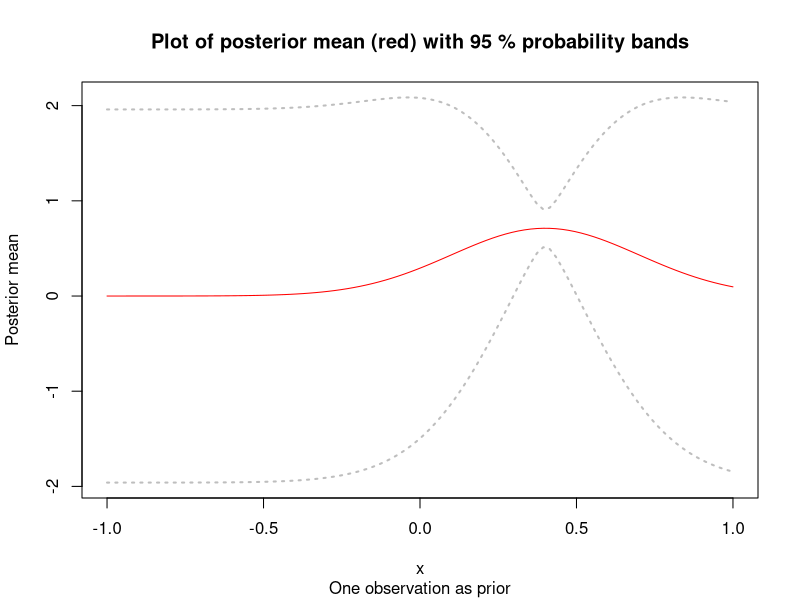
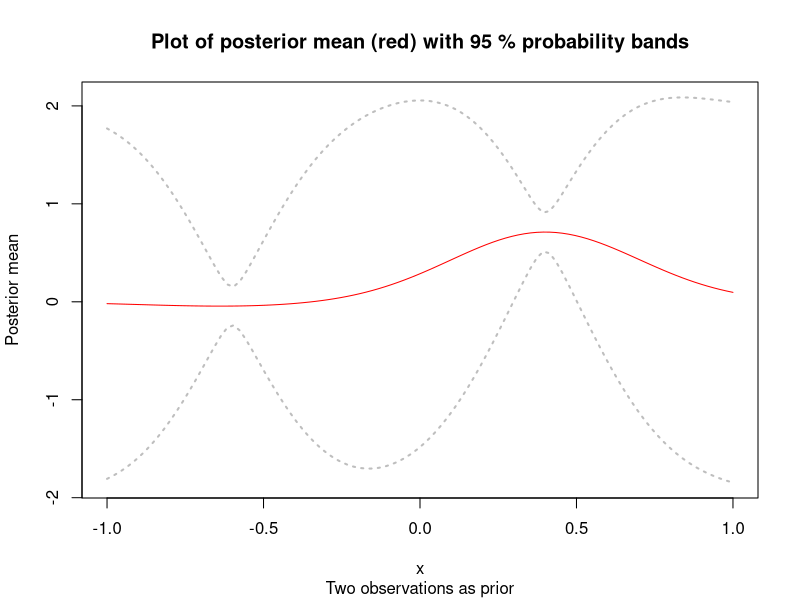
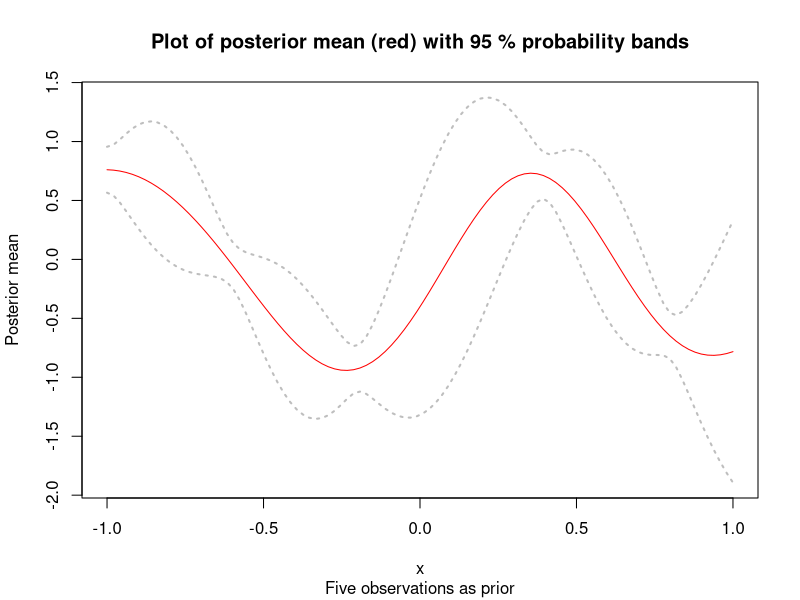
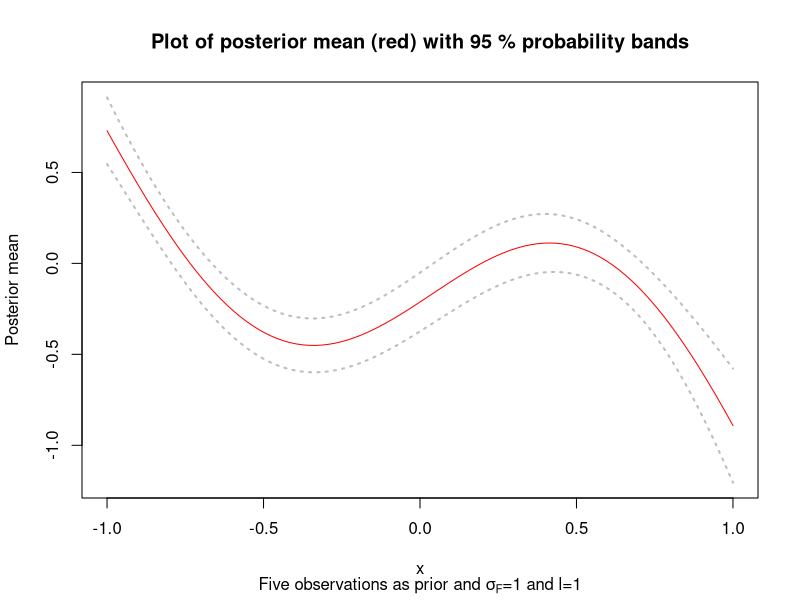

These charts were generated, in order, by the following R code:
library(mvtnorm)

# Covariance function
SquaredExpKernel <- function(x1,x2,sigmaF=1,l=3){
  n1 <- length(x1)
  n2 <- length(x2)
  K <- matrix(NA,n1,n2)
  for (i in 1:n2){
    K[,i] <- sigmaF^2*exp(-0.5*( (x1-x2[i])/l)^2 )
  }
  return(K)
}

posteriorGP = function(X, y, XStar, sigmaNoise, k, ...) {
  n=length(X)
  K=k(X, X, ...)
  kStar=k(X,XStar, ...)
  L = t(chol(K + sigmaNoise^2*diag(n)))
  alpha=solve(t(L),solve(L, y))
  predMean=t(kStar)%*%alpha
  v=solve(L, kStar)
  predVar=k(XStar, XStar, ...)-t(v)%*%v
  return(list(mean=predMean, var=predVar))
}

# 2. Plot one draw from posterior

xTest = seq(-1, 1, length=100)

# Plotting one draw
obs=data.frame(x=0.4, y=0.719)
sigmaF <- 1
sigmaN=0.1
l <- 0.3
posteriorSim=posteriorGP(obs$x, obs$y, xTest, sigmaN, SquaredExpKernel, sigmaF, l)
plot(xTest, posteriorSim$mean, type="l", 
     ylim=c(min(posteriorSim$mean - 1.96*sqrt(diag(posteriorSim$var))), max(posteriorSim$mean + 1.96*sqrt(diag(posteriorSim$var)))),
     col="red", main="Plot of posterior mean (red) with 95 % probability bands", xlab="x", ylab="Posterior mean",
     sub="One observation as prior")
lines(xTest, posteriorSim$mean - 1.96*sqrt(diag(posteriorSim$var)), col = "gray", lwd = 2, lty=21)
lines(xTest, posteriorSim$mean + 1.96*sqrt(diag(posteriorSim$var)), col = "gray", lwd = 2, lty=21)

## 3. Now update posterior with two observations

x=c(0.4, -0.6)
y=c(0.719, -0.044)
obs2=data.frame(x=x, y=y)
posteriorSim2=posteriorGP(obs2$x, obs2$y, xTest, sigmaN, SquaredExpKernel, sigmaF, l)
plot(xTest, posteriorSim2$mean, type="l", 
     ylim=c(min(posteriorSim2$mean-1.96*sqrt(diag(posteriorSim2$var))), max(posteriorSim2$mean+1.96*sqrt(diag(posteriorSim2$var)))),
     col="red", main="Plot of posterior mean (red) with 95 % probability bands", xlab="x", ylab="Posterior mean",
     sub="Two observations as prior")
lines(xTest, posteriorSim2$mean - 1.96*sqrt(diag(posteriorSim2$var)), col = "gray", lwd = 2, lty=21)
lines(xTest, posteriorSim2$mean + 1.96*sqrt(diag(posteriorSim2$var)), col = "gray", lwd = 2, lty=21)

## 4. Now use 5 observations and plot the posterior

x=c(-1, -0.6, -0.2, 0.4, 0.8)
y=c(0.768, -0.044, -0.940, 0.719, -0.664)
obs2=data.frame(x=x, y=y)
posteriorSim2=posteriorGP(obs2$x, obs2$y, xTest, sigmaN, SquaredExpKernel, sigmaF, l)
plot(xTest, posteriorSim2$mean, type="l", 
     ylim=c(min(posteriorSim2$mean-1.96*sqrt(diag(posteriorSim2$var))), max(posteriorSim2$mean+1.96*sqrt(diag(posteriorSim2$var)))),
     col="red", main="Plot of posterior mean (red) with 95 % probability bands", xlab="x", ylab="Posterior mean",
     sub="Five observations as prior")
lines(xTest, posteriorSim2$mean - 1.96*sqrt(diag(posteriorSim2$var)), col = "gray", lwd = 2, lty=21)
lines(xTest, posteriorSim2$mean + 1.96*sqrt(diag(posteriorSim2$var)), col = "gray", lwd = 2, lty=21)

## 5. Repeat 4 with hyperparam sigmaF=1 and l=1

sigmaF=1
l=1
posteriorSim2=posteriorGP(obs2$x, obs2$y, xTest, sigmaN, SquaredExpKernel, sigmaF, l)
plot(xTest, posteriorSim2$mean, type="l", 
     ylim=c(min(posteriorSim2$mean-1.96*sqrt(diag(posteriorSim2$var))), max(posteriorSim2$mean+1.96*sqrt(diag(posteriorSim2$var)))),
     col="red", main="Plot of posterior mean (red) with 95 % probability bands", xlab="x", ylab="Posterior mean",
     sub=expression(paste("Five observations as prior and ", sigma[F], "=1 and l=1")))
lines(xTest, posteriorSim2$mean - 1.96*sqrt(diag(posteriorSim2$var)), col = "gray", lwd = 2, lty=21)
lines(xTest, posteriorSim2$mean + 1.96*sqrt(diag(posteriorSim2$var)), col = "gray", lwd = 2, lty=21)
